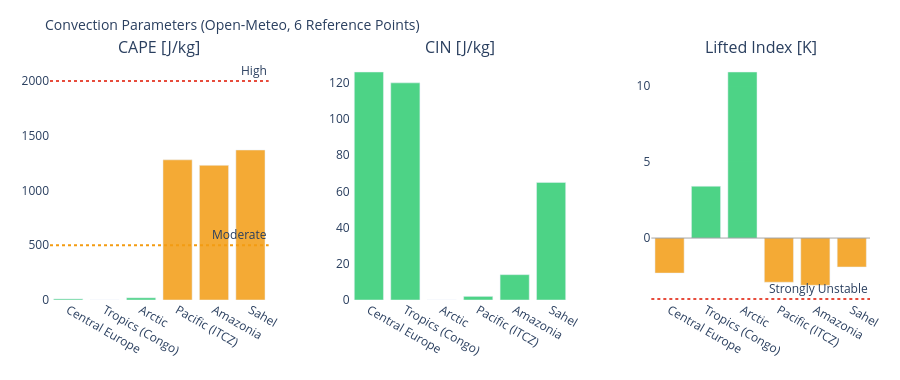

Notebook source saved alongside this figure:
### Markdown cell above
---
## 3. Visualizations

### Code cell
# ============================================================
# CAPE / CIN / LIFTED INDEX – Convection potential
# ============================================================

if not df_atm.empty:
    fig = make_subplots(
        rows=1, cols=3,
        subplot_titles=['CAPE [J/kg]', 'CIN [J/kg]', 'Lifted Index [K]'],
        horizontal_spacing=0.1
    )
    pts = df_atm['point'].tolist()
    pt_colors = ['#E85D24','#185FA5','#888780','#378ADD','#639922','#F2A623']

    # CAPE – höher = mehr Gewitterpotential
    cape_vals = df_atm['cape'].fillna(0).tolist()
    cape_colors = ['#e74c3c' if v > 2000 else '#f39c12' if v > 500 else '#2ecc71'
                   for v in cape_vals]
    fig.add_trace(go.Bar(x=pts, y=cape_vals, marker_color=cape_colors,
                         opacity=0.85, showlegend=False), row=1, col=1)
    fig.add_hline(y=2000, line_dash='dot', line_color='#e74c3c',
                  annotation_text='High', row=1, col=1)
    fig.add_hline(y=500,  line_dash='dot', line_color='#f39c12',
                  annotation_text='Moderate', row=1, col=1)

    # CIN – negativer = stärker gedeckelt (weniger Auslöse)
    cin_vals = df_atm['cin'].fillna(0).tolist()
    cin_colors = ['#e74c3c' if v < -200 else '#f39c12' if v < -50 else '#2ecc71'
                  for v in cin_vals]
    fig.add_trace(go.Bar(x=pts, y=cin_vals, marker_color=cin_colors,
                         opacity=0.85, showlegend=False), row=1, col=2)

    # Lifted Index – negativ = instabil
    li_vals = df_atm['li'].fillna(0).tolist()
    li_colors = ['#e74c3c' if v < -4 else '#f39c12' if v < 0 else '#2ecc71'
                 for v in li_vals]
    fig.add_trace(go.Bar(x=pts, y=li_vals, marker_color=li_colors,
                         opacity=0.85, showlegend=False), row=1, col=3)
    fig.add_hline(y=0, line_color='gray', line_width=0.7, row=1, col=3)
    fig.add_hline(y=-4, line_dash='dot', line_color='#e74c3c',
                  annotation_text='Strongly Unstable', row=1, col=3)

    fig.update_layout(
        title=dict(text='Convection Parameters (Open-Meteo, 6 Reference Points)', font=dict(size=14)),
        height=380, plot_bgcolor='rgba(0,0,0,0)', paper_bgcolor='rgba(0,0,0,0)',
        margin=dict(l=50, r=30, t=60, b=80)
    )
    fig.update_xaxes(tickangle=30)
    fig.show()

### Figure 1 — Plotly figure (JSON) as saved in the notebook; plotly's stock layout.template omitted (floating-point values rounded to 4 significant figures)
{"data": [{"marker": {"color": ["#2ecc71", "#2ecc71", "#2ecc71", "#f39c12", "#f39c12", "#f39c12"]}, "opacity": 0.85, "showlegend": false, "type": "bar", "x": ["Central Europe", "Tropics (Congo)", "Arctic", "Pacific (ITCZ)", "Amazonia", "Sahel"], "xaxis": "x", "y": [10.0, 0.0, 20.0, 1280.0, 1230.0, 1370.0], "yaxis": "y"}, {"marker": {"color": ["#2ecc71", "#2ecc71", "#2ecc71", "#2ecc71", "#2ecc71", "#2ecc71"]}, "opacity": 0.85, "showlegend": false, "type": "bar", "x": ["Central Europe", "Tropics (Congo)", "Arctic", "Pacific (ITCZ)", "Amazonia", "Sahel"], "xaxis": "x2", "y": [126.0, 120.0, 0.0, 2.0, 14.0, 65.0], "yaxis": "y2"}, {"marker": {"color": ["#f39c12", "#2ecc71", "#2ecc71", "#f39c12", "#f39c12", "#f39c12"]}, "opacity": 0.85, "showlegend": false, "type": "bar", "x": ["Central Europe", "Tropics (Congo)", "Arctic", "Pacific (ITCZ)", "Amazonia", "Sahel"], "xaxis": "x3", "y": [-2.3, 3.4, 10.9, -2.9, -3.1, -1.9], "yaxis": "y3"}], "layout": {"annotations": [{"font": {"size": 16}, "showarrow": false, "text": "CAPE [J/kg]", "x": 0.1333, "xanchor": "center", "xref": "paper", "y": 1.0, "yanchor": "bottom", "yref": "paper"}, {"font": {"size": 16}, "showarrow": false, "text": "CIN [J/kg]", "x": 0.5, "xanchor": "center", "xref": "paper", "y": 1.0, "yanchor": "bottom", "yref": "paper"}, {"font": {"size": 16}, "showarrow": false, "text": "Lifted Index [K]", "x": 0.8667, "xanchor": "center", "xref": "paper", "y": 1.0, "yanchor": "bottom", "yref": "paper"}, {"showarrow": false, "text": "High", "x": 1, "xanchor": "right", "xref": "x domain", "y": 2000, "yanchor": "bottom", "yref": "y"}, {"showarrow": false, "text": "Moderate", "x": 1, "xanchor": "right", "xref": "x domain", "y": 500, "yanchor": "bottom", "yref": "y"}, {"showarrow": false, "text": "Strongly Unstable", "x": 1, "xanchor": "right", "xref": "x3 domain", "y": -4, "yanchor": "bottom", "yref": "y3"}], "height": 380, "margin": {"b": 80, "l": 50, "r": 30, "t": 60}, "paper_bgcolor": "rgba(0,0,0,0)", "plot_bgcolor": "rgba(0,0,0,0)", "shapes": [{"line": {"color": "#e74c3c", "dash": "dot"}, "type": "line", "x0": 0, "x1": 1, "xref": "x domain", "y0": 2000, "y1": 2000, "yref": "y"}, {"line": {"color": "#f39c12", "dash": "dot"}, "type": "line", "x0": 0, "x1": 1, "xref": "x domain", "y0": 500, "y1": 500, "yref": "y"}, {"line": {"color": "gray", "width": 0.7}, "type": "line", "x0": 0, "x1": 1, "xref": "x3 domain", "y0": 0, "y1": 0, "yref": "y3"}, {"line": {"color": "#e74c3c", "dash": "dot"}, "type": "line", "x0": 0, "x1": 1, "xref": "x3 domain", "y0": -4, "y1": -4, "yref": "y3"}], "title": {"font": {"size": 14}, "text": "Convection Parameters (Open-Meteo, 6 Reference Points)"}, "xaxis": {"anchor": "y", "domain": [0.0, 0.2667], "tickangle": 30}, "xaxis2": {"anchor": "y2", "domain": [0.3667, 0.6333], "tickangle": 30}, "xaxis3": {"anchor": "y3", "domain": [0.7333, 1.0], "tickangle": 30}, "yaxis": {"anchor": "x", "domain": [0.0, 1.0]}, "yaxis2": {"anchor": "x2", "domain": [0.0, 1.0]}, "yaxis3": {"anchor": "x3", "domain": [0.0, 1.0]}}}
